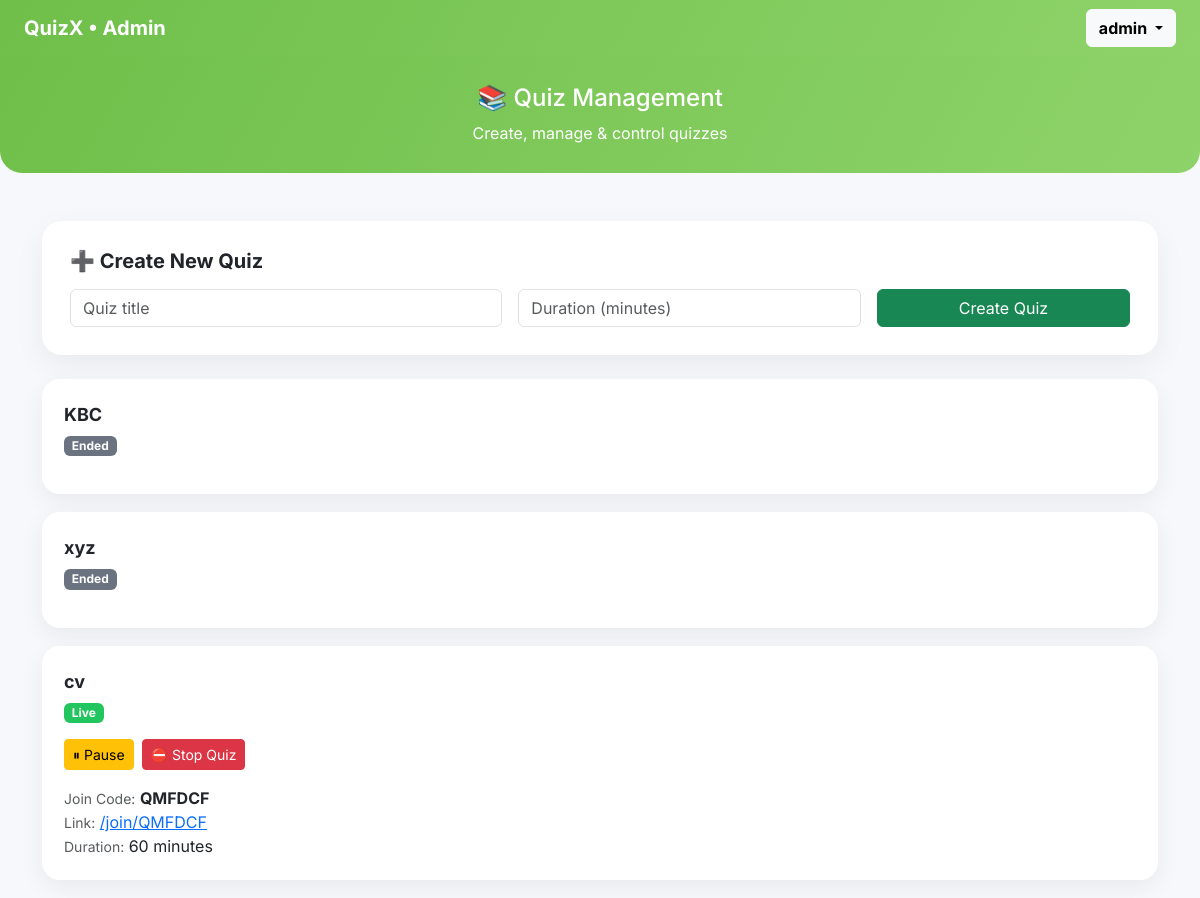
Page /admin/quizzes (signed in) on the committed database.
### app.py (models this page shows)
class Quiz(db.Model):
    id = db.Column(db.Integer, primary_key=True)
    title = db.Column(db.String(100), nullable=False)
    duration = db.Column(db.Integer)  # minutes
    start_time = db.Column(db.DateTime)
    is_locked = db.Column(db.Boolean, default=False)
    is_published = db.Column(db.Boolean, default=False)
    is_active = db.Column(db.Boolean, default=False)
    join_code = db.Column(db.String(10), unique=True)
    is_paused = db.Column(db.Boolean, default=False)
    paused_at = db.Column(db.DateTime)
    paused_seconds = db.Column(db.Integer, default=0)

### app.py (the view, shortened to what this page needs)
@app.route("/admin/quizzes", methods=["GET", "POST"])
def admin_quizzes():
    quizzes = Quiz.query.all()
    return render_template("admin_quiz.html", quizzes=quizzes)

### templates/admin_quiz.html (shortened to what this page needs)
<!DOCTYPE html>
<html lang="en">
<head>
    <link href="https://cdn.jsdelivr.net/npm/bootstrap@5.3.0/dist/css/bootstrap.min.css" rel="stylesheet">
    <link rel="stylesheet" href="{{ url_for('static', filename='css/admin_quiz.css') }}">
</head>
<body>
<nav class="navbar navbar-dark px-4" style="background:linear-gradient(120deg,#6fbf4a,#8ed36a);">
    <span class="navbar-brand fw-bold">QuizX • Admin</span>
    <div class="dropdown">
        <button class="btn btn-light dropdown-toggle fw-bold" data-bs-toggle="dropdown">
            {{ session.username }}
        </button>
    </div>
</nav>
<div class="header text-center">
    <h4>📚 Quiz Management</h4>
    <p class="mb-0">Create, manage & control quizzes</p>
</div>
<div class="container mt-5">
<div class="create-card mb-4">
    <h5 class="fw-bold mb-3">➕ Create New Quiz</h5>
    <form method="POST" class="row g-3">
        <div class="col-md-5">
            <input name="title" class="form-control" placeholder="Quiz title" required>
        </div>
        <div class="col-md-4">
            <input name="duration" type="number" min="1" class="form-control" placeholder="Duration (minutes)" required>
        </div>
        <div class="col-md-3 d-grid">
            <button class="btn btn-success">Create Quiz</button>
        </div>
    </form>
</div>
{% if quizzes %}
{% for q in quizzes %}
<div class="quiz-card">
    <div class="quiz-title">{{ q.title }}</div>
    {% if q.is_active and q.is_paused %}
        <span class="badge badge-paused mt-2">Paused</span>
    {% elif q.is_active %}
        <span class="badge badge-live mt-2">Live</span>
    {% elif q.is_published %}
        <span class="badge badge-ended mt-2">Ended</span>
    {% elif q.is_locked %}
        <span class="badge badge-locked mt-2">Locked</span>
    {% else %}
        <span class="badge badge-draft mt-2">Draft</span>
    {% endif %}
    <div class="mt-3 d-flex gap-2 flex-wrap">
        {% if q.is_active and not q.is_paused %}
            <a href="/admin/pause-quiz/{{ q.id }}" class="btn btn-warning btn-sm">⏸ Pause</a>
        {% endif %}
        {% if q.is_active %}
            <a href="/admin/stop-quiz/{{ q.id }}" onclick="return confirm('Stop this live quiz?')" class="btn btn-danger btn-sm">⛔ Stop Quiz</a>
        {% endif %}
    </div>
    {% if q.is_active %}
    <div class="mt-3">
        <small class="text-muted">Join Code:</small> <b>{{ q.join_code }}</b><br>
        <small class="text-muted">Link:</small>
        <a href="/join/{{ q.join_code }}" target="_blank">/join/{{ q.join_code }}</a><br>
        <small class="text-muted">Duration:</small> {{ q.duration }} minutes
    </div>
    {% endif %}
</div>
{% endfor %}
{% else %}
<div class="text-center text-muted mt-5">
    <h5>No quizzes created yet</h5>
    <p>Create your first quiz using the form above 👆</p>
</div>
{% endif %}
</div>
</body>
</html>

### static/css/admin_quiz.css (style rules this page uses)
body { background:#f6f8fb; font-family:'Inter',sans-serif; }
.header { background:linear-gradient(120deg,#6fbf4a,#8ed36a); color:white; padding:28px; border-radius:0 0 22px 22px; }
.create-card { background:white; border-radius:20px; padding:28px; box-shadow:0 10px 30px rgba(0,0,0,0.06); }
.quiz-card { background:white; border-radius:18px; padding:22px; box-shadow:0 8px 25px rgba(0,0,0,0.06); margin-bottom:18px; }
.quiz-title { font-weight:700; font-size:18px; }
.badge-live { background:#22c55e; }
.badge-ended { background:#6b7280; }

### rows in the picture
Quiz: title "KBC", is_active "Ended"
Quiz: title "xyz", is_active "Ended"
Quiz: title "cv", is_active "Live", join_code "QMFDCF", duration "60"

### other values in the picture
{{ session.username }} "admin"
